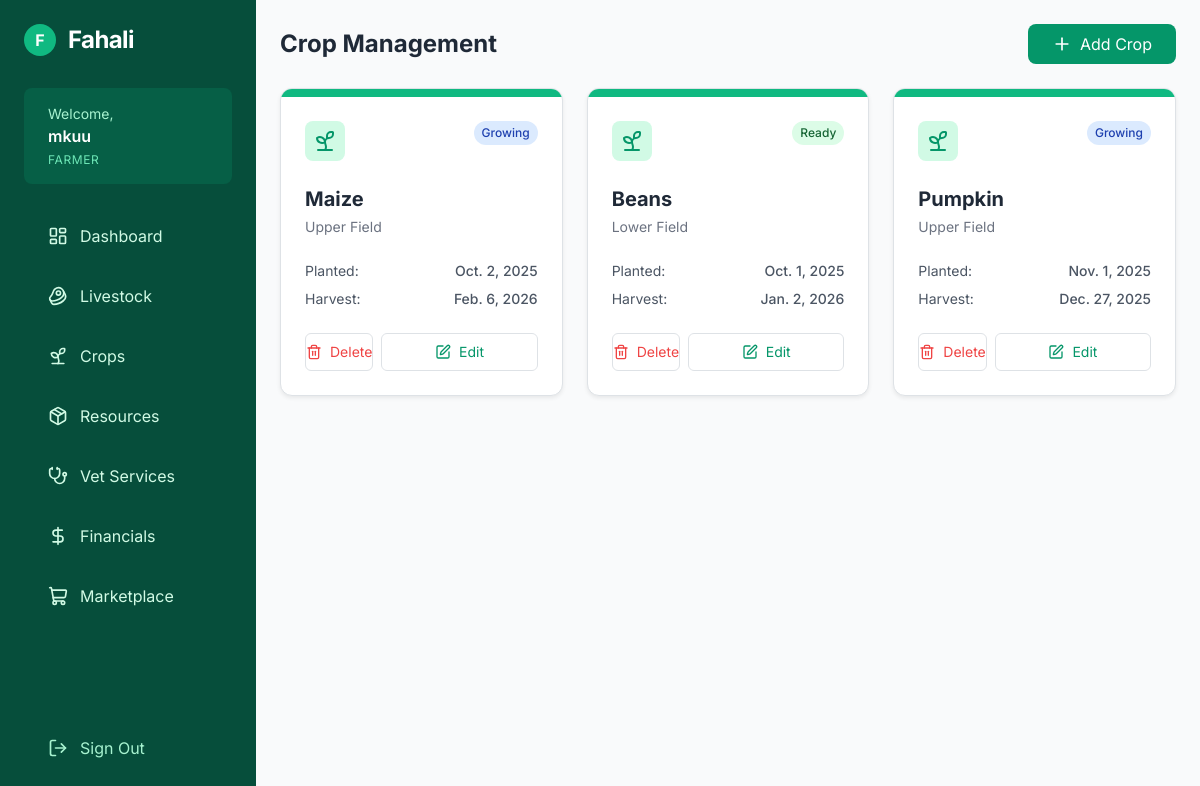
/crops/ (signed in), run on the app's committed database.
### farm/models.py (models this page shows, shortened)
class Crop(models.Model):
    type = models.CharField(max_length=100)  # crop type e.g., Maize
    fieldLocation = models.CharField(max_length=150)
    plantingDate = models.DateField()
    expectedHarvestDate = models.DateField(blank=True, null=True)
    status = models.CharField(max_length=50, default='Growing')  # Growing, Ready, Harvested
    owner = models.ForeignKey(User, on_delete=models.CASCADE, blank=True, null=True)
    created_at = models.DateTimeField(auto_now_add=True)

### farm/views.py (the view)
# urls.py: path('crops/', views.crops, name='crops'),
def crops(request):
    crops_list = Crop.objects.all()
    return render(request,'crops.html', {"crops_list":crops_list})

### farm/templates/crops.html (shortened to what this page needs)
{% extends 'base.html' %}
{% block content %}
<div>
  <div class="flex justify-between items-center mb-6">
    <h1 class="text-2xl font-bold text-gray-800">Crop Management</h1>
    <button onclick="document.getElementById('addModal').classList.remove('hidden')" class="bg-emerald-600 hover:bg-emerald-700 text-white px-4 py-2 rounded-lg flex items-center gap-2">
      <i data-lucide="plus" class="w-5 h-5"></i>
      Add Crop
    </button>
  </div>
  <div class="grid grid-cols-1 md:grid-cols-2 lg:grid-cols-3 gap-6">
    {% for crop in crops_list %}
      <div class="bg-white rounded-xl shadow-sm border border-gray-100 overflow-hidden hover:shadow-md transition-shadow">
        <div class="h-2 bg-emerald-500 w-full"></div>
        <div class="p-6">
          <div class="flex justify-between items-start mb-4">
            <div class="p-2 bg-emerald-100 rounded-lg">
              <i data-lucide="sprout" class="text-emerald-600 w-6 h-6"></i>
            </div>
            <span class="text-xs px-2 py-1 rounded-full font-medium
               {% if crop.status == 'Ready' %}bg-green-100 text-green-800
               {% elif crop.status == 'Harvested' %}bg-gray-100 text-gray-600
               {% else %}bg-blue-100 text-blue-800{% endif %}">
                {{ crop.status }}
            </span>
          </div>
          <h3 class="text-xl font-bold text-gray-800 mb-1">{{ crop.type }}</h3>
          <p class="text-gray-500 text-sm mb-4">{{ crop.fieldLocation }}</p>
          <div class="space-y-2 text-sm text-gray-600">
            <div class="flex justify-between">
              <span>Planted:</span>
              <span class="font-medium">{{ crop.plantingDate }}</span>
            </div>
            <div class="flex justify-between">
              <span>Harvest:</span>
              <span class="font-medium">{{ crop.expectedHarvestDate|default:'N/A' }}</span>
            </div>
          </div>
           <div class="mt-6 flex gap-2">
              <form action="{% url 'delete_crop' crop.id %}" method="POST" onsubmit="return confirm('Are you sure you want to delete this crop record?');" class="flex-1">
                  <button type="submit" class="w-full py-2 border border-red-200 text-red-500 hover:bg-red-50 rounded text-sm transition-colors flex justify-center items-center gap-2">
                    <i data-lucide="trash-2" class="w-4 h-4"></i> Delete
                  </button>
              </form>
               <button onclick="document.getElementById('editModal-{{ crop.id }}').classList.remove('hidden')"
                    class="w-full py-2 border border-emerald-200 text-emerald-600 hover:bg-emerald-50 rounded text-sm transition-colors flex justify-center items-center gap-2">
              <i data-lucide="edit" class="w-4 h-4"></i> Edit
            </button>
          </div>
        </div>
      </div>
      {% empty %}
      <div class="col-span-full text-center py-12 bg-white rounded-xl border border-dashed border-gray-300">
        <p class="text-gray-500">No active crops. Start planting today!</p>
      </div>
    {% endfor %}
  </div>
</div>
{% endblock %}

### farm/templates/base.html (shortened to what this page needs)
<!DOCTYPE html>
<html lang="en">
<head>
    <link href="https://cdn.jsdelivr.net/npm/bootstrap@5.3.0/dist/css/bootstrap.min.css" rel="stylesheet">
</head>
<body class="bg-gray-50 text-gray-900 antialiased">
    <div class="flex min-h-screen flex-col md:flex-row">
        {% if user.is_authenticated %}
        <aside id="sidebar" class="fixed inset-y-0 left-0 z-10 w-64 bg-emerald-900 text-white transform -translate-x-full md:relative md:translate-x-0 transition-transform duration-200 ease-in-out flex flex-col">
            <div class="p-6 h-full flex flex-col">
                <div class="mb-8 hidden md:flex items-center space-x-3">
                     <div class="w-8 h-8 bg-emerald-500 rounded-full flex items-center justify-center">
                       <span class="font-bold text-white">F</span>
                     </div>
                     <span class="text-2xl font-bold tracking-tight">Fahali</span>
                </div>
                <div class="mb-6 px-4 py-3 bg-emerald-800 rounded-lg">
                     <p class="text-sm text-emerald-200">Welcome,</p>
                     <p class="font-semibold truncate">{{ user.username }}</p>
                     <p class="text-xs text-emerald-300 uppercase tracking-wider mt-1">Farmer</p>
                </div>
                <nav class="flex-1 space-y-1">
                        <a href="{% url 'dashboard' %}" class="flex items-center px-4 py-3 rounded-md hover:bg-emerald-800 text-emerald-100 transition-colors">
                            <i data-lucide="layout-dashboard" class="mr-3 w-5 h-5"></i> Dashboard
                        </a>
                        <a href="{% url 'livestock' %}" class="flex items-center px-4 py-3 rounded-md hover:bg-emerald-800 text-emerald-100 transition-colors">
                            <i data-lucide="beef" class="mr-3 w-5 h-5"></i> Livestock
                        </a>
                        <a href="{% url 'crops' %}" class="flex items-center px-4 py-3 rounded-md hover:bg-emerald-800 text-emerald-100 transition-colors">
                            <i data-lucide="sprout" class="mr-3 w-5 h-5"></i> Crops
                        </a>
                        <a href="{% url 'resources' %}" class="flex items-center px-4 py-3 rounded-md hover:bg-emerald-800 text-emerald-100 transition-colors">
                            <i data-lucide="package" class="mr-3 w-5 h-5"></i> Resources
                        </a>
                        <a href="{% url 'vet' %}" class="flex items-center px-4 py-3 rounded-md hover:bg-emerald-800 text-emerald-100 transition-colors">
                            <i data-lucide="stethoscope" class="mr-3 w-5 h-5"></i> Vet Services
                        </a>
                        <a href="{% url 'financials' %}" class="flex items-center px-4 py-3 rounded-md hover:bg-emerald-800 text-emerald-100 transition-colors">
                            <i data-lucide="dollar-sign" class="mr-3 w-5 h-5"></i> Financials
                        </a>
                    <a href="{% url 'marketplace' %}" class="flex items-center px-4 py-3 rounded-md hover:bg-emerald-800 text-emerald-100 transition-colors">
                        <i data-lucide="shopping-cart" class="mr-3 w-5 h-5"></i> Marketplace
                    </a>
                </nav>
                <div class="mt-auto pt-6">
                    <form action="{% url 'logout' %}" method="post">
                        <button type="submit" class="flex items-center w-full px-4 py-3 text-emerald-200 hover:text-white hover:bg-emerald-800 rounded-md transition-colors">
                            <i data-lucide="log-out" class="mr-3 w-5 h-5"></i> Sign Out
                        </button>
                    </form>
                </div>
            </div>
        </aside>
        {% endif %}
        <main class="flex-1 p-4 md:p-8 overflow-y-auto">
            <div class="max-w-7xl mx-auto">
                {% block content %}
                {% endblock %}
            </div>
        </main>
    </div>
    <script src="https://cdn.tailwindcss.com"></script>
</body>
</html>

### farm/templates/base.html (style rules this page uses)
body { font-family: 'Inter', sans-serif; }

### data on the page
Crop: status "Growing", type "Maize", fieldLocation "Upper Field", plantingDate "Oct. 2, 2025", expectedHarvestDate "Feb. 6, 2026"
Crop: status "Ready", type "Beans", fieldLocation "Lower Field", plantingDate "Oct. 1, 2025", expectedHarvestDate "Jan. 2, 2026"
Crop: status "Growing", type "Pumpkin", fieldLocation "Upper Field", plantingDate "Nov. 1, 2025", expectedHarvestDate "Dec. 27, 2025"

### other printed values
{{ user.username }} "mkuu"
